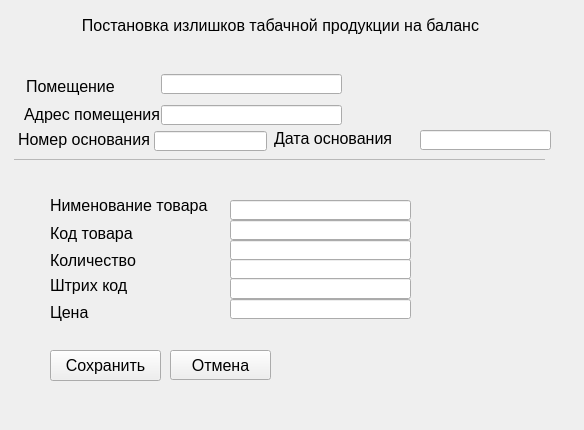
<?xml version="1.0" encoding="UTF-8"?>
<ui version="4.0">
 <class>Form</class>
 <widget class="QWidget" name="Form">
  <property name="enabled">
   <bool>true</bool>
  </property>
  <property name="geometry">
   <rect>
    <x>0</x>
    <y>0</y>
    <width>584</width>
    <height>430</height>
   </rect>
  </property>
  <property name="font">
   <font>
    <pointsize>12</pointsize>
   </font>
  </property>
  <property name="windowTitle">
   <string>Form</string>
  </property>
  <widget class="QLabel" name="label_2">
   <property name="geometry">
    <rect>
     <x>26</x>
     <y>76</y>
     <width>121</width>
     <height>21</height>
    </rect>
   </property>
   <property name="text">
    <string>Помещение</string>
   </property>
  </widget>
  <widget class="QLabel" name="label_3">
   <property name="geometry">
    <rect>
     <x>24</x>
     <y>104</y>
     <width>161</width>
     <height>20</height>
    </rect>
   </property>
   <property name="text">
    <string>Адрес помещения</string>
   </property>
  </widget>
  <widget class="QLineEdit" name="lineEdit_3">
   <property name="geometry">
    <rect>
     <x>161</x>
     <y>74</y>
     <width>181</width>
     <height>20</height>
    </rect>
   </property>
  </widget>
  <widget class="QLineEdit" name="lineEdit_4">
   <property name="geometry">
    <rect>
     <x>161</x>
     <y>105</y>
     <width>181</width>
     <height>20</height>
    </rect>
   </property>
  </widget>
  <widget class="QPushButton" name="pushButton">
   <property name="geometry">
    <rect>
     <x>30</x>
     <y>380</y>
     <width>91</width>
     <height>31</height>
    </rect>
   </property>
   <property name="text">
    <string>Добавить</string>
   </property>
  </widget>
  <widget class="QPushButton" name="pushButton_2">
   <property name="geometry">
    <rect>
     <x>134</x>
     <y>380</y>
     <width>91</width>
     <height>31</height>
    </rect>
   </property>
   <property name="text">
    <string>Удалить</string>
   </property>
  </widget>
  <widget class="QLabel" name="label_11">
   <property name="geometry">
    <rect>
     <x>274</x>
     <y>128</y>
     <width>141</width>
     <height>20</height>
    </rect>
   </property>
   <property name="text">
    <string>Дата основания</string>
   </property>
  </widget>
  <widget class="QLineEdit" name="lineEdit_11">
   <property name="geometry">
    <rect>
     <x>420</x>
     <y>130</y>
     <width>131</width>
     <height>20</height>
    </rect>
   </property>
  </widget>
  <widget class="QLabel" name="label_13">
   <property name="geometry">
    <rect>
     <x>10</x>
     <y>10</y>
     <width>541</width>
     <height>31</height>
    </rect>
   </property>
   <property name="text">
    <string>&lt;html&gt;&lt;head/&gt;&lt;body&gt;&lt;p align=&quot;center&quot;&gt;&lt;span style=&quot; font-family:'sans-serif';&quot;&gt;Постановка излишков табачной продукции на баланс&lt;/span&gt;&lt;/p&gt;&lt;/body&gt;&lt;/html&gt;</string>
   </property>
  </widget>
  <widget class="QLineEdit" name="lineEdit_12">
   <property name="geometry">
    <rect>
     <x>154</x>
     <y>131</y>
     <width>113</width>
     <height>20</height>
    </rect>
   </property>
  </widget>
  <widget class="QLabel" name="label_14">
   <property name="geometry">
    <rect>
     <x>18</x>
     <y>129</y>
     <width>181</width>
     <height>21</height>
    </rect>
   </property>
   <property name="text">
    <string>Номер основания</string>
   </property>
  </widget>
  <widget class="QTableWidget" name="tableWidget_2">
   <property name="geometry">
    <rect>
     <x>14</x>
     <y>159</y>
     <width>531</width>
     <height>181</height>
    </rect>
   </property>
  </widget>
  <widget class="QWidget" name="widget_2" native="true">
   <property name="geometry">
    <rect>
     <x>10</x>
     <y>160</y>
     <width>561</width>
     <height>251</height>
    </rect>
   </property>
   <property name="autoFillBackground">
    <bool>true</bool>
   </property>
   <widget class="QLabel" name="label_16">
    <property name="geometry">
     <rect>
      <x>40</x>
      <y>35</y>
      <width>191</width>
      <height>21</height>
     </rect>
    </property>
    <property name="text">
     <string>Нименование товара</string>
    </property>
   </widget>
   <widget class="QLabel" name="label_17">
    <property name="geometry">
     <rect>
      <x>40</x>
      <y>63</y>
      <width>151</width>
      <height>21</height>
     </rect>
    </property>
    <property name="text">
     <string>Код товара</string>
    </property>
   </widget>
   <widget class="QLabel" name="label_18">
    <property name="geometry">
     <rect>
      <x>40</x>
      <y>85</y>
      <width>101</width>
      <height>31</height>
     </rect>
    </property>
    <property name="text">
     <string>Количество</string>
    </property>
   </widget>
   <widget class="QLabel" name="label_19">
    <property name="geometry">
     <rect>
      <x>40</x>
      <y>110</y>
      <width>111</width>
      <height>31</height>
     </rect>
    </property>
    <property name="text">
     <string>Штрих код</string>
    </property>
   </widget>
   <widget class="QLineEdit" name="lineEdit_15">
    <property name="geometry">
     <rect>
      <x>220</x>
      <y>40</y>
      <width>181</width>
      <height>20</height>
     </rect>
    </property>
   </widget>
   <widget class="QLineEdit" name="lineEdit_16">
    <property name="geometry">
     <rect>
      <x>220</x>
      <y>60</y>
      <width>181</width>
      <height>20</height>
     </rect>
    </property>
   </widget>
   <widget class="QLineEdit" name="lineEdit_17">
    <property name="geometry">
     <rect>
      <x>220</x>
      <y>80</y>
      <width>181</width>
      <height>20</height>
     </rect>
    </property>
   </widget>
   <widget class="QLineEdit" name="lineEdit_18">
    <property name="geometry">
     <rect>
      <x>220</x>
      <y>99</y>
      <width>181</width>
      <height>20</height>
     </rect>
    </property>
   </widget>
   <widget class="QLineEdit" name="lineEdit_19">
    <property name="geometry">
     <rect>
      <x>220</x>
      <y>118</y>
      <width>181</width>
      <height>21</height>
     </rect>
    </property>
   </widget>
   <widget class="QLabel" name="label_20">
    <property name="geometry">
     <rect>
      <x>40</x>
      <y>137</y>
      <width>61</width>
      <height>31</height>
     </rect>
    </property>
    <property name="text">
     <string>Цена</string>
    </property>
   </widget>
   <widget class="QLineEdit" name="lineEdit_20">
    <property name="geometry">
     <rect>
      <x>220</x>
      <y>139</y>
      <width>181</width>
      <height>20</height>
     </rect>
    </property>
   </widget>
   <widget class="QPushButton" name="pushButton_7">
    <property name="geometry">
     <rect>
      <x>40</x>
      <y>190</y>
      <width>111</width>
      <height>31</height>
     </rect>
    </property>
    <property name="text">
     <string>Сохранить</string>
    </property>
   </widget>
   <widget class="QPushButton" name="pushButton_8">
    <property name="geometry">
     <rect>
      <x>160</x>
      <y>190</y>
      <width>101</width>
      <height>30</height>
     </rect>
    </property>
    <property name="text">
     <string>Отмена</string>
    </property>
   </widget>
  </widget>
 </widget>
 <resources/>
 <connections/>
</ui>
